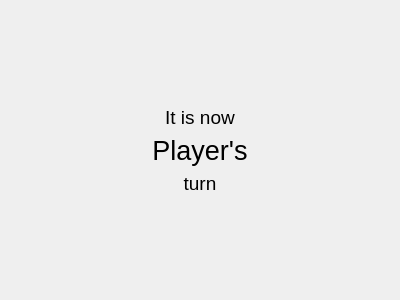
<?xml version="1.0" encoding="UTF-8"?>
<ui version="4.0">
 <class>TurnsScreen</class>
 <widget class="QWidget" name="TurnsScreen">
  <property name="geometry">
   <rect>
    <x>0</x>
    <y>0</y>
    <width>400</width>
    <height>300</height>
   </rect>
  </property>
  <property name="windowTitle">
   <string>Form</string>
  </property>
  <layout class="QVBoxLayout" name="verticalLayout">
   <item>
    <spacer name="verticalSpacer">
     <property name="orientation">
      <enum>Qt::Vertical</enum>
     </property>
     <property name="sizeHint" stdset="0">
      <size>
       <width>20</width>
       <height>88</height>
      </size>
     </property>
    </spacer>
   </item>
   <item>
    <widget class="QLabel" name="turnCapTop">
     <property name="font">
      <font>
       <pointsize>14</pointsize>
      </font>
     </property>
     <property name="text">
      <string>It is now</string>
     </property>
     <property name="alignment">
      <set>Qt::AlignCenter</set>
     </property>
    </widget>
   </item>
   <item>
    <widget class="QLabel" name="playerCap">
     <property name="font">
      <font>
       <pointsize>20</pointsize>
      </font>
     </property>
     <property name="accessibleDescription">
      <string notr="true"/>
     </property>
     <property name="text">
      <string>Player's</string>
     </property>
     <property name="alignment">
      <set>Qt::AlignCenter</set>
     </property>
    </widget>
   </item>
   <item>
    <widget class="QLabel" name="turnCapBottom">
     <property name="font">
      <font>
       <pointsize>14</pointsize>
      </font>
     </property>
     <property name="text">
      <string>turn</string>
     </property>
     <property name="alignment">
      <set>Qt::AlignCenter</set>
     </property>
    </widget>
   </item>
   <item>
    <spacer name="verticalSpacer_2">
     <property name="orientation">
      <enum>Qt::Vertical</enum>
     </property>
     <property name="sizeHint" stdset="0">
      <size>
       <width>20</width>
       <height>87</height>
      </size>
     </property>
    </spacer>
   </item>
  </layout>
 </widget>
 <resources/>
 <connections/>
</ui>
